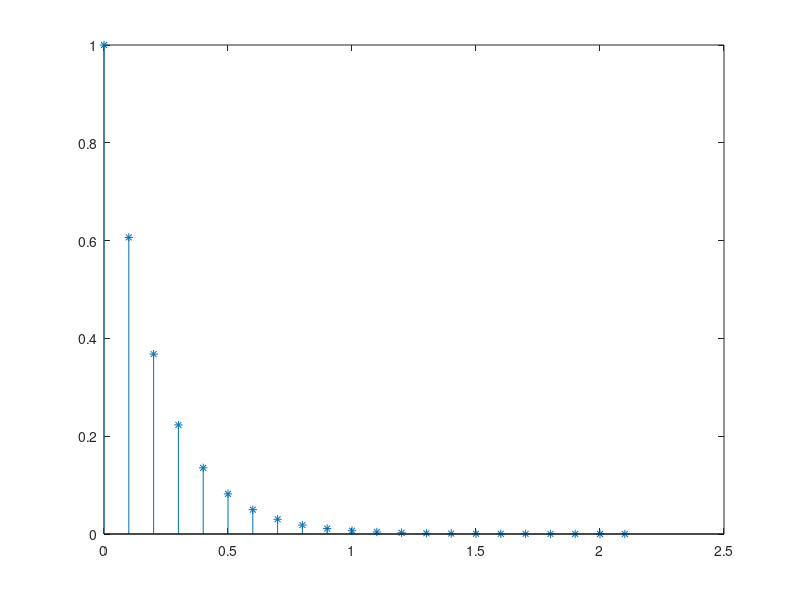

Source code (MATLAB): (Note: this script raises an error after producing the figure.)
%% CASE I
close all
%setting initial condition
A = [-5.0];
B = [2.0]; 
C = [1.0];
D = [0];
t = 0.1;
IC = 1;
U = 0;
sys = ss(A,B,C,D);
[Yc, Tc] = initial(sys, IC, 0:t:2);

% State Discretition 
Ad = expm(-5*t);
Bd = ((-2/5)*expm(-5*t)) + (2/5);
yd = [];
yd(1) = 1;
Td = [];
Td(1) = 0;
% Exact Discrete
for i = 1:length(Tc)
    yd(i+1) = Ad*yd(i) +(Bd*U);
    Td(i+1) = i; % save corresponding discrete time integer index
end



%% Part 1

fprintf("After discretization Ad = expm(-5*t) Bd = ((-2/5)*expm(-5*t)) + (2/5)")
fprintf("State Equation: X[k+1] = Ad*X[k] + Bd*U[k]")
fprintf("Y[k] = X[k]")

%% Part 2
hold on
initial(sys, IC, 0:0.1:2)

yd = [];
yd(1) = 1;
Td = [];
Td(1) = 0;
% Exact Discrete
t = 0.1;
Ad = expm(-5*t);
Bd = ((-2/5)*expm(-5*t)) + (2/5);
for i = 1:length(Tc)
    yd(i+1) = Ad*yd(i) +(Bd*U);
    Td(i+1) = i; % save corresponding discrete time integer index
end
ed = stem(Td*t,yd, '*', 'DisplayName', 'Exact Discrete');
ed.Color = 'red';
t = 0.3;
Ad = expm(-5*t);
Bd = ((-2/5)*expm(-5*t)) + (2/5);
for i = 1:length(Tc)
    yd(i+1) = Ad*yd(i) +(Bd*U);
    Td(i+1) = i; % save corresponding discrete time integer index
end
ed = stem(Td*t,yd, '*', 'DisplayName', 'Exact Discrete');
ed.Color = 'green';
t = 0.5;
Ad = expm(-5*t);
Bd = ((-2/5)*expm(-5*t)) + (2/5);
for i = 1:length(Tc)
    yd(i+1) = Ad*yd(i) +(Bd*U);
    Td(i+1) = i; % save corresponding discrete time integer index
end
ed = stem(Td*t,yd, '*', 'DisplayName', 'Exact Discrete');
ed.Color = 'blue';
legend('CT','DT  T=0.1',  'DT  T=0.3', 'DT  T=0.5')

hold off
fprintf("\nThe continous time signal is stable because as t approaches infinity, the amplitude approaches 0")
fprintf("\nThe discrete time signal is stabel for any time T > 0 can be seen from the graph as well for T = 0.1, 0.3, 0.5, the amplitude also approaches 0")

%% Part 3a

fprintf("\nClose form continuous signal is x(t) = e^(A*t) * x(0) \n y(t) = x(t)")
I = imread('d.jpg');
imshow(I)

%% Part 3b
hold on
initial(sys, IC, 0:t:2)
ed = stem(Td*t,yd, '*', 'DisplayName', 'Exact Discrete');
ed.Color = 'red';
legend('CT','DT  T=0.1')

%% Part 3c
hold on
hold on
initial(sys, IC, 0:0.1:2)

yd = [];
yd(1) = 1;
Td = [];
Td(1) = 0;
% Exact Discrete
t = 0.1;
Ad = expm(-5*t);
Bd = ((-2/5)*expm(-5*t)) + (2/5);
for i = 1:length(Tc)
    yd(i+1) = Ad*yd(i) +(Bd*U);
    Td(i+1) = i; % save corresponding discrete time integer index
end
ed = stem(Td*t,yd, '*', 'DisplayName', 'Exact Discrete');
ed.Color = 'red';
t = 0.3;
Ad = expm(-5*t);
Bd = ((-2/5)*expm(-5*t)) + (2/5);
for i = 1:length(Tc)
    yd(i+1) = Ad*yd(i) +(Bd*U);
    Td(i+1) = i; % save corresponding discrete time integer index
end
ed = stem(Td*t,yd, '*', 'DisplayName', 'Exact Discrete');
ed.Color = 'green';
t = 0.5;
Ad = expm(-5*t);
Bd = ((-2/5)*expm(-5*t)) + (2/5);
for i = 1:length(Tc)
    yd(i+1) = Ad*yd(i) +(Bd*U);
    Td(i+1) = i; % save corresponding discrete time integer index
end
ed = stem(Td*t,yd, '*', 'DisplayName', 'Exact Discrete');
ed.Color = 'blue';
legend('CT','DT  T=0.1',  'DT  T=0.3', 'DT  T=0.5')

hold off
fprintf("\nWhen T increases the discrete time signal matches better with continous time. When T decreases the DT signal loses alot of information but in general the discrete time signal is stable for all T")
%% Part 3d
figure
I = imread('case1err.jpg');
imshow(I)
%% Part 4a

%% Part 4b
figure
step(sys, 0:0.01:2);
hold on;
U = 1;
yd(1) = 0
t = 0.1;
Ad = expm(-5*t);
Bd = ((-2/5)*expm(-5*t)) + (2/5);
for i = 1:length(Tc)
    yd(i+1) = Ad*yd(i) +(Bd*U);
    Td(i+1) = i; % save corresponding discrete time integer index
end
ed = stem(Td*t,yd, 'filled', 'DisplayName', 'Exact Discrete');
ed.Color = 'blue';
t = 0.3;
Ad = expm(-5*t);
Bd = ((-2/5)*expm(-5*t)) + (2/5);
for i = 1:length(Tc)
    yd(i+1) = Ad*yd(i) +(Bd*U);
    Td(i+1) = i; % save corresponding discrete time integer index
end
ed = stem(Td*t,yd, 'filled', 'DisplayName', 'Exact Discrete');
ed.Color = 'red';
t = 0.5;
Ad = expm(-5*t);
Bd = ((-2/5)*expm(-5*t)) + (2/5);
for i = 1:length(Tc)
    yd(i+1) = Ad*yd(i) +(Bd*U);
    Td(i+1) = i; % save corresponding discrete time integer index
end
ed = stem(Td*t,yd, 'filled', 'DisplayName', 'Exact Discrete');
ed.Color = 'green';


%% Case II

%% Part 1
figure
I = imread('case2part1.jpg');
imshow(I)
%% Part 2
figure
I = imread('case2part2.jpg');
imshow(I)
%% Part 3a
figure
I = imread('case2part3a.jpg');
imshow(I)
%% Part 3b
figure
I = imread('case2part3b.jpg');
imshow(I)
fprintf("within the range of stability, samller the period, the higher the lower the error between the estimates\n")
fprintf("this is because as you sample more frequently the estimates gets better matched to the original signal\n")
fprintf("Larger the K value, more time for the method to converge hence lowering the error")
fprintf("The result for this is different comapred to Case 1 part 3d because 3d was an exact solution, while this is an estimate, so 3d has no error component, while forward and backward methods do")
fprintf("\n see next part for graph")
%% Part 3c
close all
A = [-5.0];
B = [2.0]; 
C = [1.0];
D = [];
t = .1;
IC = 1;
U = 0;

% Forward Difference
Ad = expm(-5*t);
Bd = ((-2/5)*expm(-5*t)) + (2/5);

sys = ss(A,B,C,D);
[Yc, Tc] = initial(sys, IC, 0:0.01:2);
hold on;
initial(sys, IC, 0:0.01:2)
ybd = [];
yd = [];
yd(1) = 1;
Td = [];
Td(1) = 0;
% Exact Discrete
for i = 1:length(Tc)
    yd(i+1) = Ad*yd(i) +(Bd*U);
    Td(i+1) = i; % save corresponding discrete time integer index
end
hold on;
ed = stem(Td(1:11)*t,yd(1:11), '*', 'DisplayName', 'Exact Discrete');
ed.Color = 'red';

yfd = [];
yfd(1) = 1;
Td = [];
Td(1) = 0;
% Forward Difference
for i = 1:length(Tc)
    yfd(i+1) = (1+(t*A))*yfd(i) +(B*t*U);
    Td(i+1) = i;
end
hold on;
fd = stem(Td(1:11)*t,yfd(1:11), 'filled','DisplayName', 'Forward Difference');
fd.Color = 'green';
ybd = zeros(1, length(Td));
ybd(1) = 1;
% Backward Difference
for k = 2:length(Td)
    z = 0;
    for m = 1:k
        z = z + 1/(1-A*t)^(k-m+1) * (B*t*U);
    end
    ybd(k) = ybd(1)*(1/((1-A*t)^k)) + z;
end
bd = stem(Td(1:11)*t,ybd(1:11), 'filled','DisplayName', 'Backward Difference');
bd.Color = 'blue';
legend('CT','CT(kT)','Fwd','Back')

en_forward = [];
en_backward = [];
t = 0.1;
for k = 1:11
    en_forward(k) = abs(exp(-5*k*t) - (1-5*t)^k);
    en_backward(k) = abs(exp(-5*k*t) - (1/(1+5*t)^k));
end
k = 1:11;
figure
hold on
stem(k, en_forward)
stem(k, en_backward)
title("Error Norm for T = 0.1")
xlabel("k")
ylabel("error")
legend("Foward", "Backward")
t = 0.3;
for k = 1:11
    en_forward(k) = abs(exp(-5*k*t) - (1-5*t)^k);
    en_backward(k) = abs(exp(-5*k*t) - (1/(1+5*t)^k));
end
k = 1:11;
figure
hold on
stem(k, en_forward)
stem(k, en_backward)
title("Error Norm for T = 0.3")
xlabel("k")
ylabel("error")
legend("Foward", "Backward")
t = 0.05;
for k = 1:11
    en_forward(k) = abs(exp(-5*k*t) - (1-5*t)^k);
    en_backward(k) = abs(exp(-5*k*t) - (1/(1+5*t)^k));
end
k = 1:11;
figure
hold on
stem(k, en_forward)
stem(k, en_backward)
title("Error Norm for T = 0.05")
xlabel("k")
ylabel("error")
legend("Foward", "Backward")
%% Part 4a
figure
I = imread('case2part4af.jpg');
imshow(I)
figure
I = imread('case2part4ab.jpg');
imshow(I)

%% Part 4b